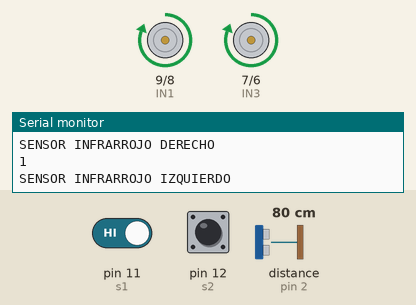
Bench run of a sketch on a simulated Arduino Uno, built with avr-gcc and run on an emulated ATmega328P. Parts: motor-driver pin pairs drawn as motors (green arrow = first pin HIGH = forward, orange = second pin HIGH = backward, longer = more drive, scaled by the enable pin), the last lines printed to the serial monitor. The inputs (shaded band) are chosen by the test bench; at power-on: distance to the obstacle (sensor on pin 2) 80 cm, pin 11 (s1) HIGH, pin 12 (s2) HIGH. The echo pulse lasts 58.3 µs per cm.

Above: at 5.2 s.
5.3 s: distance to the obstacle (sensor on pin 2) set to 64 cm
8.3 s: distance to the obstacle (sensor on pin 2) set to 55 cm
At 8.7 s:
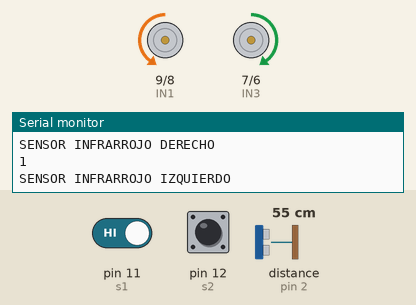
9.8 s: pin 11 (s1) driven LOW
At 11.0 s:
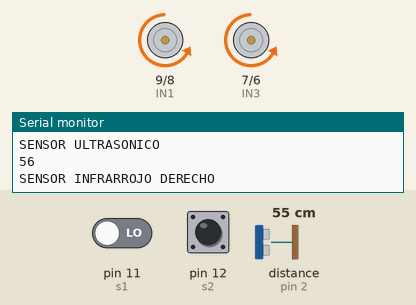
11.3 s: pin 11 (s1) driven HIGH
At 12.8 s:
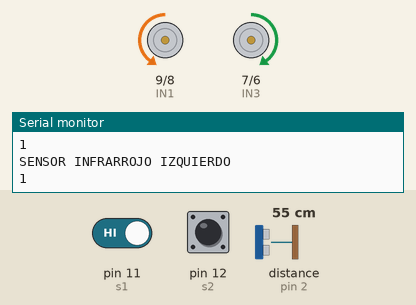
14.3 s: distance to the obstacle (sensor on pin 2) set to 44 cm
17.3 s: distance to the obstacle (sensor on pin 2) set to 36 cm
At 18.0 s:
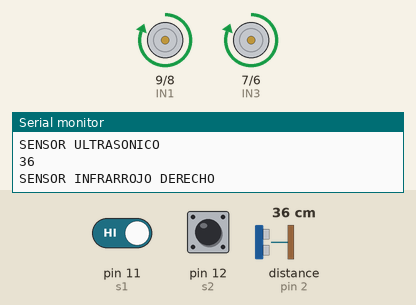
Timing chart, 0 to 19.9 s (numbered marks = the images above; inputs shaded):
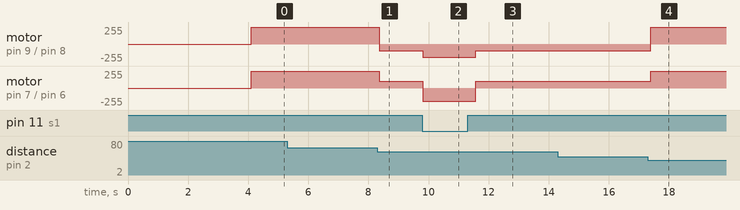

The sketch:

Robot.ino
```cpp
#include <NewPing.h>

int ENA =10;     //MOTOR DERECHO
int IN1 = 9;
int IN2 = 8;

int ENB = 5;     //MOTOR IZQUIERDO
int IN3 = 7;
int IN4 = 6;


const int s1 = 11;    //SENSO INFRARROJO DERECHO
const int s2 = 12;      //SENSOR INFRARROJO IZQUIERDO
int sensor;
int sensor2;


int TRIG = 4;    //SENSOR ULTRASONICO
int ECHO = 2;
int MAX_DISTANCE = 60;

NewPing sonar(TRIG, ECHO, MAX_DISTANCE);

void setup(){ //SE PONEN LOS PINES COMO ENTRADA O SALIDA
  Serial.begin(9600);
  delay(4000);
  pinMode(ENA , OUTPUT);
  pinMode(ENB , OUTPUT);
  pinMode(IN1 , OUTPUT);
  pinMode(IN2 , OUTPUT);
  pinMode(IN3 , OUTPUT);
  pinMode(IN4 , OUTPUT);
  pinMode(s1 , INPUT);
  pinMode(s2 , INPUT);
  }

void loop (){
  sensor = digitalRead(s1);
  sensor2 = digitalRead(s2);
   delay (70);
int  distance = sonar.ping_cm();


Serial.println("SENSOR ULTRASONICO");
Serial.println(distance);
Serial.println("SENSOR INFRARROJO DERECHO");
Serial.println(sensor);
Serial.println("SENSOR INFRARROJO IZQUIERDO");
Serial.println(sensor2);


 if (distance > 40){

       digitalWrite(IN1 , LOW);    //MOTOR DERECHO
       digitalWrite(IN2 , HIGH);
       analogWrite(ENA , 100);

       digitalWrite(IN3 , HIGH);     //MOTOR IZQUIERDO
       digitalWrite(IN4 , LOW);
       analogWrite(ENB , 100);
}
else {}
if (distance < 40 ){


       digitalWrite(IN1 , HIGH );   //MOTOR DERECCHO
       digitalWrite(IN2 , LOW);
       analogWrite(ENA , 255);
       digitalWrite(IN3 , HIGH);   // MOTOR IZQUIERDO
       digitalWrite(IN4 , LOW);
       analogWrite(ENB , 255);
}
//SI LOS SENSORES INFRARROJOS DETECTAN LINEA BLANCA


          if (digitalRead(s1)==0   &&  digitalRead(s2)==0){

          analogWrite(ENA , 200 );
          analogWrite(ENB , 200);
          digitalWrite(IN1 , LOW);
          digitalWrite(IN2 , HIGH);
          digitalWrite(IN3 , LOW);
          digitalWrite(IN4 , HIGH);
              delay(200);
}
else {}
//SI UNO DE LOS SENSORES DETECTA LINEA BLANCA Y EL OTRO DETECTA LINEA NEGRA


         if (digitalRead(s1)==1   && digitalRead(s2)==0){

         analogWrite(ENA , 200 );
         analogWrite(ENB , 200);
         digitalWrite(IN1 , LOW);
         digitalWrite(IN2 , HIGH);
         digitalWrite(IN3 , LOW);
         digitalWrite(IN4 , HIGH);
             delay(200);
}
else{}
//SI UNO DE LOS SENSORES DETECTA LINEA NEGRA Y EL OTRO DETECTA LINEA BLANCA


         if (digitalRead(s1)==0   && digitalRead(s2)==1){

         analogWrite(ENA , 200 );
         analogWrite(ENB , 200);
         digitalWrite(IN1 , LOW);
         digitalWrite(IN2 , HIGH);
         digitalWrite(IN3 , LOW);
         digitalWrite(IN4 , HIGH);
             delay(200);
}
}
```

Measured:
- the behaviour switches between 61 and 60 cm on distance to the obstacle (sensor on pin 2) (found by bisection; images 0 and 1)
- the behaviour switches between 40 and 39 cm on distance to the obstacle (sensor on pin 2) (found by bisection; images 3 and 4)
- after the input at 8.3 s, motor on pin 9 (IN1) / pin 8 (IN2): forward 255/255 → backward 100/255 after 0.07 s; motor on pin 7 (IN3) / pin 6 (IN4): forward 255/255 → forward 100/255 after 0.07 s
- after the input at 9.8 s, motor on pin 9 (IN1) / pin 8 (IN2): backward 100/255 → backward 200/255 at once; motor on pin 7 (IN3) / pin 6 (IN4): forward 100/255 → backward 200/255 at once
- after the input at 11.3 s, motor on pin 9 (IN1) / pin 8 (IN2): backward 200/255 → backward 100/255 after 0.28 s; motor on pin 7 (IN3) / pin 6 (IN4): backward 200/255 → forward 100/255 after 0.28 s
- after the input at 17.3 s, motor on pin 9 (IN1) / pin 8 (IN2): backward 100/255 → forward 255/255 after 0.10 s; motor on pin 7 (IN3) / pin 6 (IN4): forward 100/255 → forward 255/255 after 0.10 s
